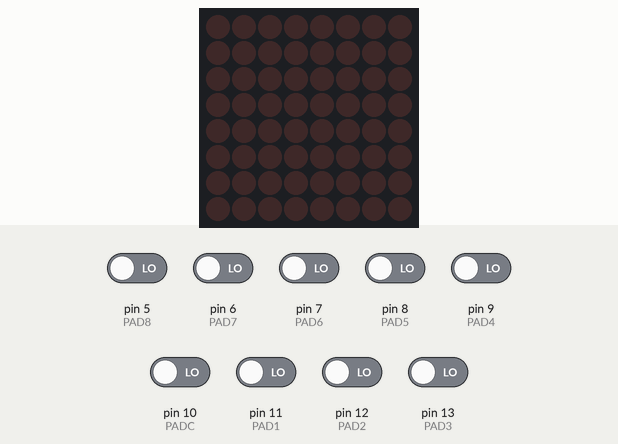
A sketch run on a simulated Arduino Uno, built with avr-gcc and run on an emulated ATmega328P. On the bench: 8×8 LED matrix. The test bench sets the inputs (shaded band); at power-on: pin 5 (PAD8), pin 6 (PAD7), pin 7 (PAD6), pin 8 (PAD5), pin 9 (PAD4), pin 10 (PADC), pin 11 (PAD1), pin 12 (PAD2), pin 13 (PAD3) LOW.

Above: at 1.2 s.
1.3 s: pin 5 (PAD8) driven HIGH
At 1.7 s:
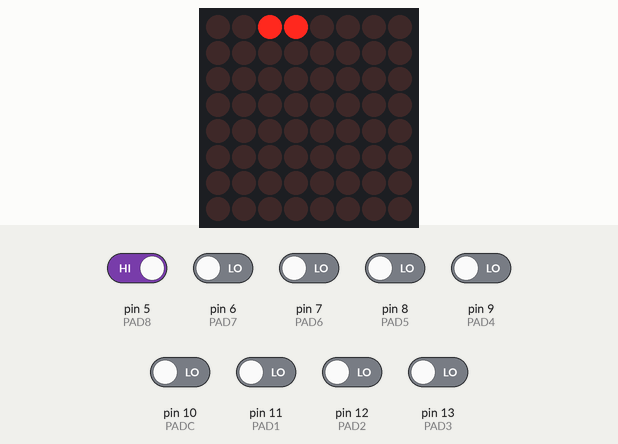
2.8 s: pin 6 (PAD7) driven HIGH
At 4.0 s:
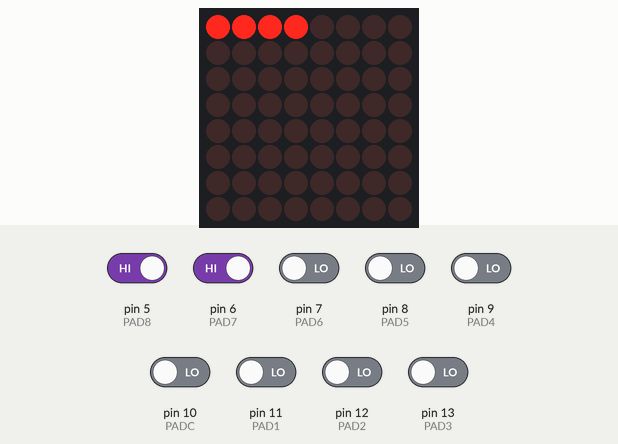
4.3 s: pin 7 (PAD6) driven HIGH
At 5.1 s:
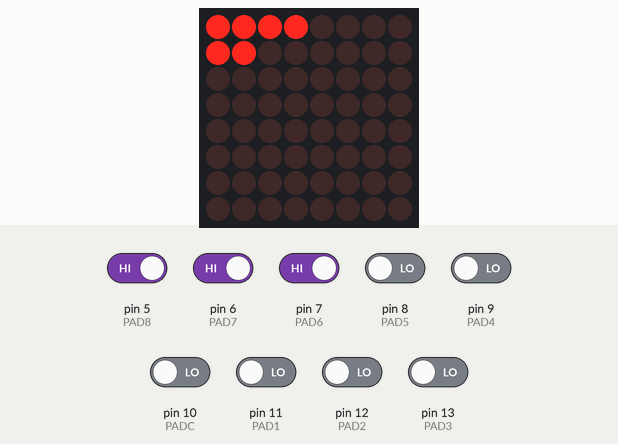
5.8 s: pin 8 (PAD5) driven HIGH
At 6.3 s:
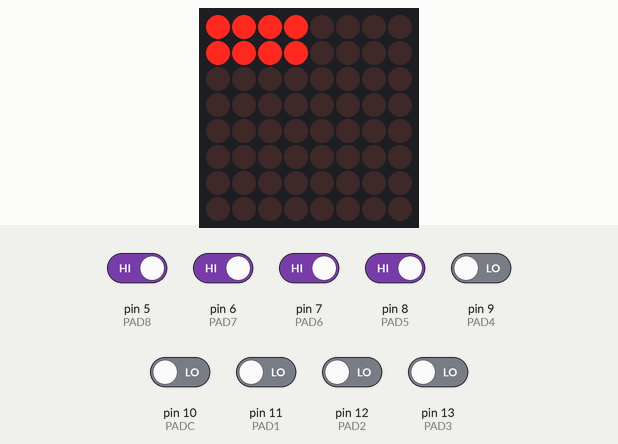
7.3 s: pin 9 (PAD4) driven HIGH
At 8.5 s:
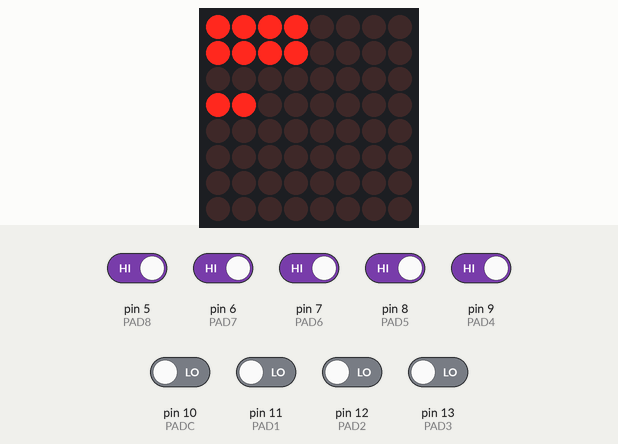
8.8 s: pin 10 (PADC) driven HIGH
At 9.7 s:
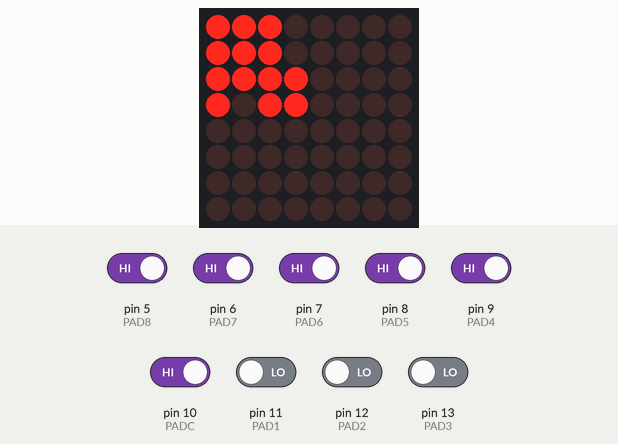
Timing chart, 0 to 11.3 s (numbered marks = the images above; inputs shaded):
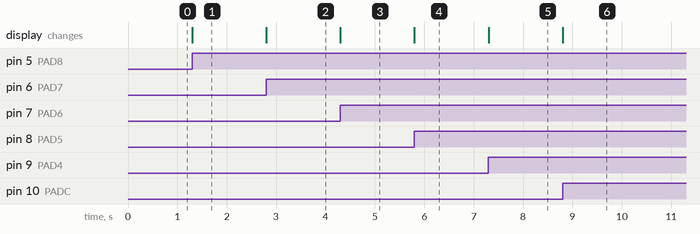

Measured:
- after the input at 1.3 s, the display: changes at once (image 1)
- after the input at 2.8 s, the display: changes at once (image 2)
- after the input at 4.3 s, the display: changes at once (image 3)
- after the input at 5.8 s, the display: changes at once (image 4)
- after the input at 7.3 s, the display: changes at once (image 5)
- after the input at 8.8 s, the display: changes at once (image 6)

The sketch:

cap_touch.ino
```cpp
// https://github.com/wayoda/LedControl
#include "LedControl.h"

// easier to remember inputs as pads, not pin numbers
int PADC = 10;
int PAD1 = 11;
int PAD2 = 12;
int PAD3 = 13;
int PAD4 = 9;
int PAD5 = 8;
int PAD6 = 7;
int PAD7 = 6;
int PAD8 = 5;

// communication lines for MAX72XX
int LCDATA = 2;
int LCLOAD = 3;
int LCCLK = 4;

// LedControl library is used to control MAX727
LedControl lc=LedControl(LCDATA,LCCLK,LCLOAD,1);

void setup() {
  Serial.begin(9600);

  pinMode(PADC, INPUT); // set PADC to input
  pinMode(PAD1, INPUT); // set PAD1 to input
  pinMode(PAD2, INPUT); // set PAD2 to input
  pinMode(PAD3, INPUT); // set PAD3 to input
  pinMode(PAD4, INPUT); // set PAD3 to input
  pinMode(PAD5, INPUT); // set PAD3 to input
  pinMode(PAD6, INPUT); // set PAD3 to input
  pinMode(PAD7, INPUT); // set PAD3 to input
  pinMode(PAD8, INPUT); // set PAD3 to input

  /*
   The MAX72XX is in power-saving mode on startup,
   we have to do a wakeup call
   */
  lc.shutdown(0,false);
  /* Set the brightness to a medium values */
  lc.setIntensity(0,15);
  /* and clear the display */
  lc.clearDisplay(0);
}

void loop() {
  // MAX72XX accepts binary LED controls, so only add LEDs to turn on
  byte row0 = B00000000;
  byte row1 = B00000000;
  byte row2 = B00000000;
  byte row3 = B00000000;

  // listen for any capacitive touch events and control LEDs accordingly
  if (digitalRead(PADC)) {
    row0 = B11110000;
    row1 = B11110000;
    row2 = B11110000;
    row3 = B11110000;
  }
  if (digitalRead(PAD1)) {
    row2 += B11000000;
  }
  if (digitalRead(PAD2)) {
    row2 += B00110000;
  }
  if (digitalRead(PAD3)) {
    row3 += B00110000;
  }
  if (digitalRead(PAD4)) {
    row3 += B11000000;
  }
  if (digitalRead(PAD5)) {
    row1 += B00110000;
  }
  if (digitalRead(PAD6)) {
    row1 += B11000000;
  }
  if (digitalRead(PAD7)) {
    row0 += B11000000;
  }
  if (digitalRead(PAD8)) {
    row0 += B00110000;
  }

  // turn LEDs on or off depending on what's touched
  lc.setRow(0,0,row0);
  lc.setRow(0,1,row1);
  lc.setRow(0,2,row2);
  lc.setRow(0,3,row3);
}
```
